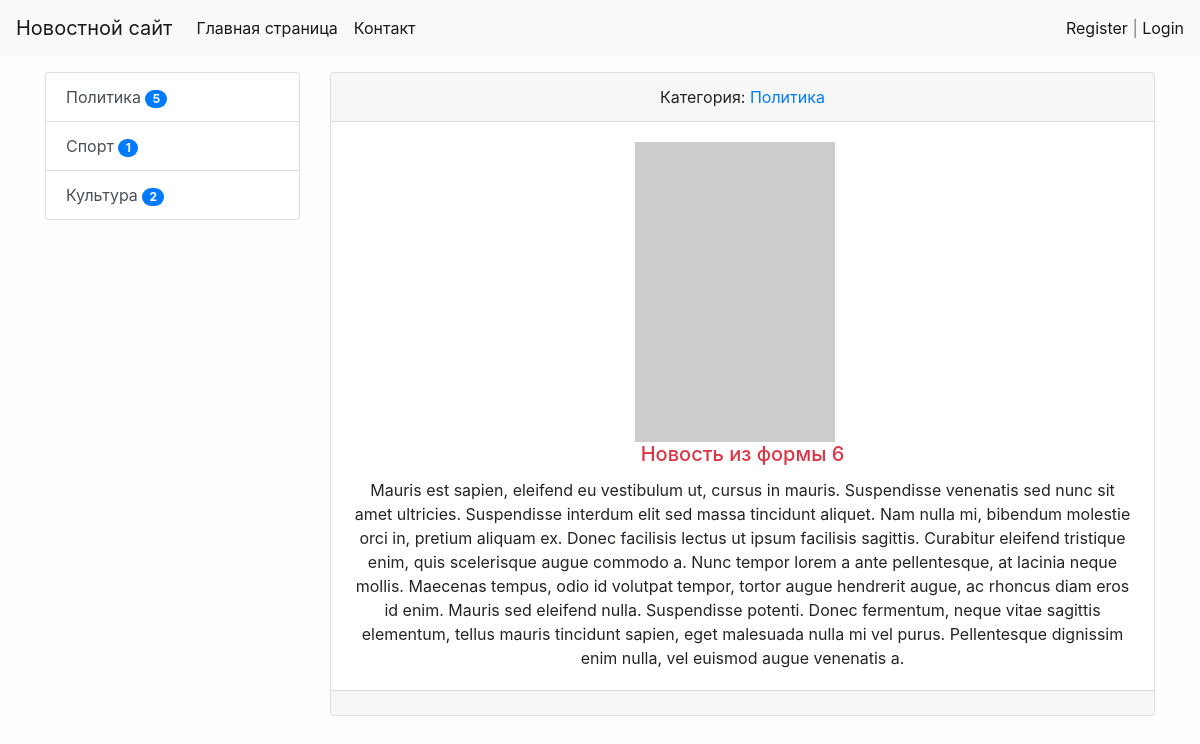
The page /news/13/ on the database as committed earlier.
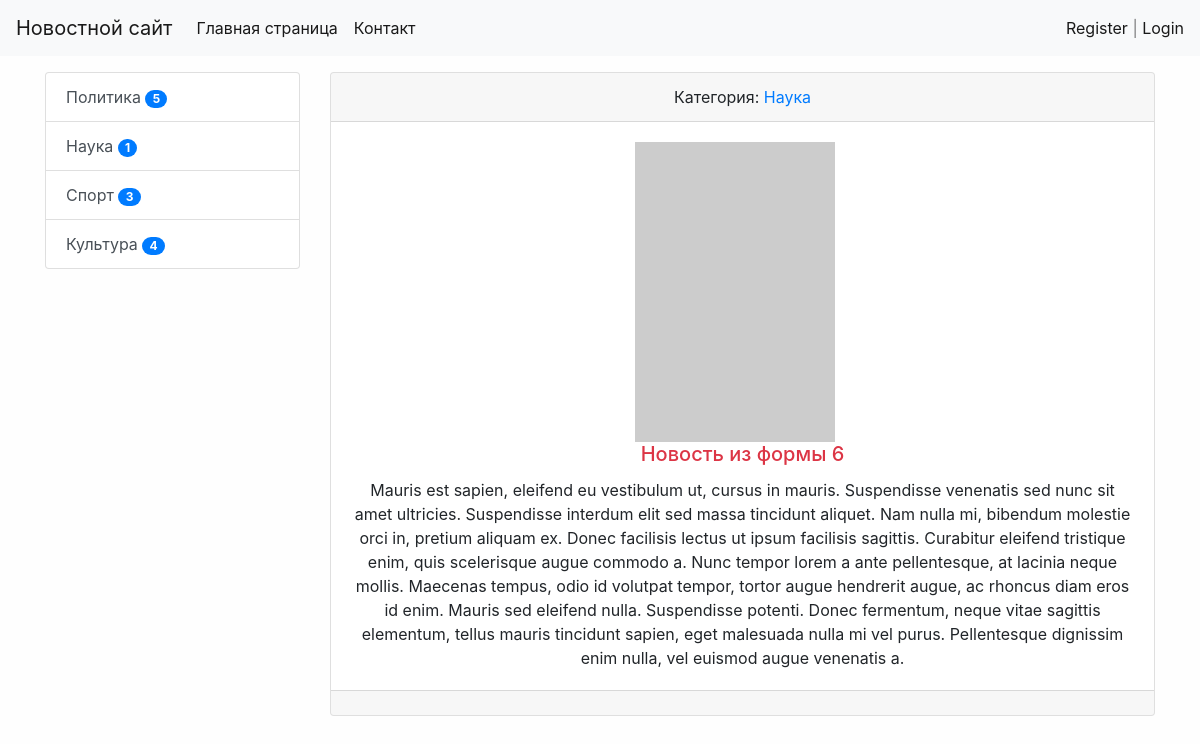
The same page on the database as committed later.
### news/models.py (models this page shows, shortened)
class Category(models.Model):
    title = models.CharField(max_length=150, db_index=True, verbose_name='Категории')#db index - индексирует поле(более быстрым для поиска)
    def get_absolute_url(self):
        return reverse('category', kwargs={'category_id': self.pk})
    def __str__(self):
        return self.title
    class Meta:
        verbose_name = 'Категория'
        verbose_name_plural = 'Категории'
        ordering = ['title']

class News(models.Model):
    title = models.CharField(max_length=150, verbose_name='Наименование')
    content = models.TextField(blank=True, verbose_name='Контент')
    created_at = models.DateTimeField(auto_now_add=True, verbose_name='Дата Публикации')
    update_at = models.DateTimeField(auto_now=True, verbose_name='Обновлено')
    photo = models.ImageField(upload_to='photos/%Y/%m/%d/', verbose_name='Фото', blank=True)
    is_published = models.BooleanField(default=True, verbose_name='Опубликовано')
    category = models.ForeignKey('Category', on_delete=models.PROTECT, verbose_name='Категория')
    views = models.IntegerField(default=0)
    class Meta:
        verbose_name = 'Новость'
        verbose_name_plural = 'Новости'
        ordering = ['-created_at']

### news/views.py (the view)
# urls.py: path('news/<int:pk>/', ViewNews.as_view(), name='view_news'),
class ViewNews(DetailView):
    model = News
    context_object_name = 'news_item'# Можно использовать без context_object_name, к данным можно обращаться через Objects

### news/templatetags/news_tags.py (called while the page is built)
@register.inclusion_tag('news/list_categories.html')
def show_categories(arg1='hello', arg2='world'):
    categories = Category.objects.annotate(cnt=Count('news', filter=F('news__is_published'))).filter(cnt__gt=0)
    return {"categories": categories, "arg1": arg1, "arg2": arg2}

### news/templates/news/news_detail.html (shortened to what this page needs)
{% extends 'base.html' %}
{% block sidebar %}
    {% include 'inc/_sidebar.html' %}
{% endblock %}
{% block content %}
    <div class="card text-center mb-3">
        <div class="card-header">
            Категория: <a href="{% url 'category' news_item.category.pk %}">{{news_item.category}}</a>
        </div>
        <div class="card-body">
            {% if item.photo %}
                <img src="{{ news_item.photo.url }}" alt="" width="350" class="float-left mr-3">
            {% else %}
                <img src="https://picsum.photos/200/300/?blur=1" alt=""class="float mr-3">
            {% endif %}
            <h5 class="card-title {% cycle 'text-danger' 'text-success' %}">
                {{ news_item.title }}</h5>
            <p class="card-text">{{ news_item.content|safe }}</p>
        </div>
        <div class="card-footer text-muted">
        </div>
    </div>
{% endblock %}

### templates/base.html (shortened to what this page needs)
{% load static %}
<!doctype html>
<html lang="en">
<head>
    <link rel="stylesheet" href="{% static 'bootstrap/css/bootstrap.min.css' %}">
    <link rel="stylesheet" href="{% static 'css/style.css' %}">
</head>
<body>
{% include 'inc/_nav.html' %}
<div class="container mt-3">
    <div class="row">
        <div class="col-md-3">
            {% block sidebar %} SIDEBAR {% endblock%}
        </div>
        <div class="col-md-9">
            {% block content %} CONTENT {% endblock%}
        </div>
    </div>
</div>
</body>
</html>

### templates/inc/_nav.html (shortened to what this page needs)
<nav class="navbar navbar-expand-lg navbar-light bg-light">
    <a class="navbar-brand" href="{% url 'home' %}">Новостной сайт</a>
    <div class="collapse navbar-collapse" id="navbarSupportedContent">
        <ul class="navbar-nav mr-auto">
            <li class="nav-item active"><a class="nav-link" href="{% url 'home' %}">Главная страница <span class="sr-only">(current)</span></a></li>
        <li class="nav-item active"><a class="nav-link" href="{% url 'contact' %}">Контакт<span class="sr-only">(current)</span></a></li>
        </ul>
        <span class="navbar-text">
            {% if request.user.is_authenticated %}
                Добро пожаловать, {{  user.username }} | <a href="{% url 'logout' %}">Выход</a>
            {% else %}
                <a href="{% url 'register' %}">Register</a> | <a href="{% url 'login' %}">Login</a>
            {% endif %}
    </span>
    </div>
</nav>

### templates/inc/_sidebar.html (shortened to what this page needs)
{% load news_tags %}
{%  show_categories %}

### news/templates/news/list_categories.html
<div class="list-group">
    {% for item in categories %}
        <a href="{{ item.get_absolute_url }}" class="list-group-item list-group-item-action">{{ item.title}} <span class="badge badge-primary badge-pill">{{ item.cnt }}</span></a>
    {% endfor %}
</div>

### mysite/static/css/style.css (style rules this page uses)
body { background-color: #fefefe; }

Rows that differ between the two databases and show on the page:
now on this page (row unchanged): Category: title "Наука", cnt "1"
computed for Category "Спорт": cnt "1" → "3"
computed for Category "Культура": cnt "2" → "4"
changed News "Новость из формы 6": category "Политика" → "Наука"
